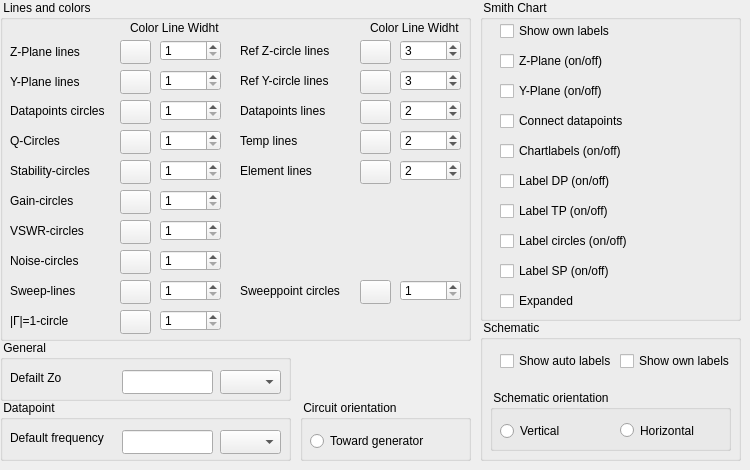
      <widget class="QWidget" name="tab">
       <attribute name="title">
        <string>Smith-Chart</string>
       </attribute>
       <widget class="QGroupBox" name="groupBox">
        <property name="geometry">
         <rect>
          <x>0</x>
          <y>0</y>
          <width>471</width>
          <height>341</height>
         </rect>
        </property>
        <property name="title">
         <string> Lines and colors</string>
        </property>
        <widget class="QLabel" name="label_11">
         <property name="geometry">
          <rect>
           <x>10</x>
           <y>40</y>
           <width>101</width>
           <height>24</height>
          </rect>
         </property>
         <property name="text">
          <string>Z-Plane lines</string>
         </property>
        </widget>
        <widget class="QLabel" name="label_13">
         <property name="geometry">
          <rect>
           <x>130</x>
           <y>20</y>
           <width>91</width>
           <height>16</height>
          </rect>
         </property>
         <property name="text">
          <string>Color Line Widht</string>
         </property>
        </widget>
        <widget class="QPushButton" name="ColourImpedance">
         <property name="geometry">
          <rect>
           <x>120</x>
           <y>40</y>
           <width>31</width>
           <height>24</height>
          </rect>
         </property>
         <property name="text">
          <string/>
         </property>
        </widget>
        <widget class="QSpinBox" name="spinBox">
         <property name="geometry">
          <rect>
           <x>160</x>
           <y>40</y>
           <width>61</width>
           <height>21</height>
          </rect>
         </property>
         <property name="minimum">
          <number>1</number>
         </property>
         <property name="maximum">
          <number>10</number>
         </property>
         <property name="singleStep">
          <number>1</number>
         </property>
         <property name="stepType">
          <enum>QAbstractSpinBox::DefaultStepType</enum>
         </property>
         <property name="value">
          <number>1</number>
         </property>
        </widget>
        <widget class="QLabel" name="label_12">
         <property name="geometry">
          <rect>
           <x>10</x>
           <y>70</y>
           <width>101</width>
           <height>24</height>
          </rect>
         </property>
         <property name="text">
          <string>Y-Plane lines</string>
         </property>
        </widget>
        <widget class="QPushButton" name="ColourAdmitance">
         <property name="geometry">
          <rect>
           <x>120</x>
           <y>70</y>
           <width>31</width>
           <height>24</height>
          </rect>
         </property>
         <property name="text">
          <string/>
         </property>
        </widget>
        <widget class="QSpinBox" name="spinBox_2">
         <property name="geometry">
          <rect>
           <x>160</x>
           <y>70</y>
           <width>61</width>
           <height>21</height>
          </rect>
         </property>
         <property name="minimum">
          <number>1</number>
         </property>
         <property name="maximum">
          <number>10</number>
         </property>
        </widget>
        <widget class="QPushButton" name="DatapointCirclesColor">
         <property name="geometry">
          <rect>
           <x>120</x>
           <y>100</y>
           <width>31</width>
           <height>24</height>
          </rect>
         </property>
         <property name="text">
          <string/>
         </property>
        </widget>
        <widget class="QSpinBox" name="spinBox_25">
         <property name="geometry">
          <rect>
           <x>160</x>
           <y>100</y>
           <width>61</width>
           <height>21</height>
          </rect>
         </property>
         <property name="minimum">
          <number>1</number>
         </property>
         <property name="maximum">
          <number>10</number>
         </property>
        </widget>
        <widget class="QLabel" name="label_27">
         <property name="geometry">
          <rect>
           <x>10</x>
           <y>100</y>
           <width>101</width>
           <height>21</height>
          </rect>
         </property>
         <property name="text">
          <string>Datapoints circles</string>
         </property>
        </widget>
        <widget class="QLabel" name="label_28">
         <property name="geometry">
          <rect>
           <x>10</x>
           <y>130</y>
           <width>101</width>
           <height>21</height>
          </rect>
         </property>
         <property name="text">
          <string>Q-Circles</string>
         </property>
        </widget>
        <widget class="QPushButton" name="pushButton_9">
         <property name="geometry">
          <rect>
           <x>120</x>
           <y>130</y>
           <width>31</width>
           <height>24</height>
          </rect>
         </property>
         <property name="text">
          <string/>
         </property>
        </widget>
        <widget class="QSpinBox" name="spinBox_26">
         <property name="geometry">
          <rect>
           <x>160</x>
           <y>130</y>
           <width>61</width>
           <height>21</height>
          </rect>
         </property>
         <property name="minimum">
          <number>1</number>
         </property>
         <property name="maximum">
          <number>10</number>
         </property>
        </widget>
        <widget class="QLabel" name="label_29">
         <property name="geometry">
          <rect>
           <x>10</x>
           <y>190</y>
           <width>101</width>
           <height>21</height>
          </rect>
         </property>
         <property name="text">
          <string>Gain-circles</string>
         </property>
        </widget>
        <widget class="QLabel" name="label_30">
         <property name="geometry">
          <rect>
           <x>10</x>
           <y>160</y>
           <width>101</width>
           <height>21</height>
          </rect>
         </property>
         <property name="text">
          <string>Stability-circles</string>
         </property>
        </widget>
        <widget class="QPushButton" name="pushButton_10">
         <property name="geometry">
          <rect>
           <x>120</x>
           <y>160</y>
           <width>31</width>
           <height>24</height>
          </rect>
         </property>
         <property name="text">
          <string/>
         </property>
        </widget>
        <widget class="QSpinBox" name="spinBox_27">
         <property name="geometry">
          <rect>
           <x>160</x>
           <y>190</y>
           <width>61</width>
           <height>21</height>
          </rect>
         </property>
         <property name="minimum">
          <number>1</number>
         </property>
         <property name="maximum">
          <number>10</number>
         </property>
        </widget>
        <widget class="QPushButton" name="pushButton_11">
         <property name="geometry">
          <rect>
           <x>120</x>
           <y>190</y>
           <width>31</width>
           <height>24</height>
          </rect>
         </property>
         <property name="text">
          <string/>
         </property>
        </widget>
        <widget class="QSpinBox" name="spinBox_28">
         <property name="geometry">
          <rect>
           <x>160</x>
           <y>160</y>
           <width>61</width>
           <height>21</height>
          </rect>
         </property>
         <property name="minimum">
          <number>1</number>
         </property>
         <property name="maximum">
          <number>10</number>
         </property>
        </widget>
        <widget class="QSpinBox" name="spinBox_29">
         <property name="geometry">
          <rect>
           <x>160</x>
           <y>220</y>
           <width>61</width>
           <height>21</height>
          </rect>
         </property>
         <property name="minimum">
          <number>1</number>
         </property>
         <property name="maximum">
          <number>10</number>
         </property>
        </widget>
        <widget class="QPushButton" name="pushButton_12">
         <property name="geometry">
          <rect>
           <x>120</x>
           <y>280</y>
           <width>31</width>
           <height>24</height>
          </rect>
         </property>
         <property name="text">
          <string/>
         </property>
        </widget>
        <widget class="QSpinBox" name="spinBox_30">
         <property name="geometry">
          <rect>
           <x>160</x>
           <y>280</y>
           <width>61</width>
           <height>21</height>
          </rect>
         </property>
         <property name="minimum">
          <number>1</number>
         </property>
         <property name="maximum">
          <number>10</number>
         </property>
        </widget>
        <widget class="QLabel" name="label_31">
         <property name="geometry">
          <rect>
           <x>10</x>
           <y>220</y>
           <width>101</width>
           <height>21</height>
          </rect>
         </property>
         <property name="text">
          <string>VSWR-circles</string>
         </property>
        </widget>
        <widget class="QPushButton" name="pushButton_13">
         <property name="geometry">
          <rect>
           <x>120</x>
           <y>220</y>
           <width>31</width>
           <height>24</height>
          </rect>
         </property>
         <property name="text">
          <string/>
         </property>
        </widget>
        <widget class="QSpinBox" name="spinBox_31">
         <property name="geometry">
          <rect>
           <x>160</x>
           <y>250</y>
           <width>61</width>
           <height>21</height>
          </rect>
         </property>
         <property name="minimum">
          <number>1</number>
         </property>
         <property name="maximum">
          <number>10</number>
         </property>
        </widget>
        <widget class="QLabel" name="label_32">
         <property name="geometry">
          <rect>
           <x>10</x>
           <y>310</y>
           <width>101</width>
           <height>21</height>
          </rect>
         </property>
         <property name="text">
          <string>|Г|=1-circle</string>
         </property>
        </widget>
        <widget class="QPushButton" name="pushButton_14">
         <property name="geometry">
          <rect>
           <x>120</x>
           <y>250</y>
           <width>31</width>
           <height>24</height>
          </rect>
         </property>
         <property name="text">
          <string/>
         </property>
        </widget>
        <widget class="QSpinBox" name="spinBox_32">
         <property name="geometry">
          <rect>
           <x>160</x>
           <y>310</y>
           <width>61</width>
           <height>21</height>
          </rect>
         </property>
         <property name="minimum">
          <number>1</number>
         </property>
         <property name="maximum">
          <number>10</number>
         </property>
        </widget>
        <widget class="QLabel" name="label_33">
         <property name="geometry">
          <rect>
           <x>10</x>
           <y>250</y>
           <width>101</width>
           <height>21</height>
          </rect>
         </property>
         <property name="text">
          <string>Noise-circles</string>
         </property>
        </widget>
        <widget class="QPushButton" name="pushButton_15">
         <property name="geometry">
          <rect>
           <x>120</x>
           <y>310</y>
           <width>31</width>
           <height>24</height>
          </rect>
         </property>
         <property name="text">
          <string/>
         </property>
        </widget>
        <widget class="QLabel" name="label_34">
         <property name="geometry">
          <rect>
           <x>10</x>
           <y>280</y>
           <width>101</width>
           <height>21</height>
          </rect>
         </property>
         <property name="text">
          <string>Sweep-lines</string>
         </property>
        </widget>
        <widget class="QLabel" name="label_35">
         <property name="geometry">
          <rect>
           <x>240</x>
           <y>40</y>
           <width>111</width>
           <height>21</height>
          </rect>
         </property>
         <property name="text">
          <string>Ref Z-circle lines</string>
         </property>
        </widget>
        <widget class="QPushButton" name="RefZColor">
         <property name="geometry">
          <rect>
           <x>360</x>
           <y>40</y>
           <width>31</width>
           <height>24</height>
          </rect>
         </property>
         <property name="text">
          <string/>
         </property>
        </widget>
        <widget class="QSpinBox" name="spinBox_43">
         <property name="geometry">
          <rect>
           <x>400</x>
           <y>40</y>
           <width>61</width>
           <height>21</height>
          </rect>
         </property>
         <property name="minimum">
          <number>1</number>
         </property>
         <property name="maximum">
          <number>10</number>
         </property>
         <property name="value">
          <number>3</number>
         </property>
        </widget>
        <widget class="QLabel" name="label_48">
         <property name="geometry">
          <rect>
           <x>240</x>
           <y>70</y>
           <width>111</width>
           <height>21</height>
          </rect>
         </property>
         <property name="text">
          <string>Ref Y-circle lines</string>
         </property>
        </widget>
        <widget class="QPushButton" name="RefYColor">
         <property name="geometry">
          <rect>
           <x>360</x>
           <y>70</y>
           <width>31</width>
           <height>24</height>
          </rect>
         </property>
         <property name="text">
          <string/>
         </property>
        </widget>
        <widget class="QSpinBox" name="spinBox_44">
         <property name="geometry">
          <rect>
           <x>400</x>
           <y>70</y>
           <width>61</width>
           <height>21</height>
          </rect>
         </property>
         <property name="minimum">
          <number>1</number>
         </property>
         <property name="maximum">
          <number>10</number>
         </property>
         <property name="value">
          <number>3</number>
         </property>
        </widget>
        <widget class="QSpinBox" name="spinBox_45">
         <property name="geometry">
          <rect>
           <x>400</x>
           <y>100</y>
           <width>61</width>
           <height>21</height>
          </rect>
         </property>
         <property name="minimum">
          <number>1</number>
         </property>
         <property name="maximum">
          <number>10</number>
         </property>
         <property name="value">
          <number>2</number>
         </property>
        </widget>
        <widget class="QPushButton" name="pushButton_27">
         <property name="geometry">
          <rect>
           <x>360</x>
           <y>100</y>
           <width>31</width>
           <height>24</height>
          </rect>
         </property>
         <property name="text">
          <string/>
         </property>
        </widget>
        <widget class="QPushButton" name="TempLinesColor">
         <property name="geometry">
          <rect>
           <x>360</x>
           <y>130</y>
           <width>31</width>
           <height>24</height>
          </rect>
         </property>
         <property name="text">
          <string/>
         </property>
        </widget>
        <widget class="QLabel" name="label_49">
         <property name="geometry">
          <rect>
           <x>240</x>
           <y>100</y>
           <width>111</width>
           <height>21</height>
          </rect>
         </property>
         <property name="text">
          <string>Datapoints lines</string>
         </property>
        </widget>
        <widget class="QLabel" name="label_50">
         <property name="geometry">
          <rect>
           <x>240</x>
           <y>130</y>
           <width>111</width>
           <height>21</height>
          </rect>
         </property>
         <property name="text">
          <string>Temp lines</string>
         </property>
        </widget>
        <widget class="QSpinBox" name="spinBox_46">
         <property name="geometry">
          <rect>
           <x>400</x>
           <y>130</y>
           <width>61</width>
           <height>21</height>
          </rect>
         </property>
         <property name="minimum">
          <number>1</number>
         </property>
         <property name="maximum">
          <number>10</number>
         </property>
         <property name="value">
          <number>2</number>
         </property>
        </widget>
        <widget class="QSpinBox" name="spinBox_47">
         <property name="geometry">
          <rect>
           <x>400</x>
           <y>160</y>
           <width>61</width>
           <height>21</height>
          </rect>
         </property>
         <property name="minimum">
          <number>1</number>
         </property>
         <property name="maximum">
          <number>10</number>
         </property>
         <property name="value">
          <number>2</number>
         </property>
        </widget>
        <widget class="QPushButton" name="pushButton_29">
         <property name="geometry">
          <rect>
           <x>360</x>
           <y>280</y>
           <width>31</width>
           <height>24</height>
          </rect>
         </property>
         <property name="text">
          <string/>
         </property>
        </widget>
        <widget class="QSpinBox" name="spinBox_48">
         <property name="geometry">
          <rect>
           <x>400</x>
           <y>280</y>
           <width>61</width>
           <height>21</height>
          </rect>
         </property>
         <property name="minimum">
          <number>1</number>
         </property>
         <property name="maximum">
          <number>10</number>
         </property>
        </widget>
        <widget class="QLabel" name="label_51">
         <property name="geometry">
          <rect>
           <x>240</x>
           <y>280</y>
           <width>111</width>
           <height>21</height>
          </rect>
         </property>
         <property name="text">
          <string>Sweeppoint circles</string>
         </property>
        </widget>
        <widget class="QPushButton" name="ElementLinesColor">
         <property name="geometry">
          <rect>
           <x>360</x>
           <y>160</y>
           <width>31</width>
           <height>24</height>
          </rect>
         </property>
         <property name="text">
          <string/>
         </property>
        </widget>
        <widget class="QLabel" name="label_52">
         <property name="geometry">
          <rect>
           <x>240</x>
           <y>160</y>
           <width>111</width>
           <height>21</height>
          </rect>
         </property>
         <property name="text">
          <string>Element lines</string>
         </property>
        </widget>
        <widget class="QLabel" name="label_53">
         <property name="geometry">
          <rect>
           <x>370</x>
           <y>20</y>
           <width>91</width>
           <height>16</height>
          </rect>
         </property>
         <property name="text">
          <string>Color Line Widht</string>
         </property>
        </widget>
       </widget>
       <widget class="QGroupBox" name="groupBox_2">
        <property name="geometry">
         <rect>
          <x>480</x>
          <y>0</y>
          <width>261</width>
          <height>321</height>
         </rect>
        </property>
        <property name="title">
         <string> Smith Chart</string>
        </property>
        <widget class="QCheckBox" name="checkBox_9">
         <property name="geometry">
          <rect>
           <x>20</x>
           <y>20</y>
           <width>141</width>
           <height>22</height>
          </rect>
         </property>
         <property name="text">
          <string>Show own labels</string>
         </property>
        </widget>
        <widget class="QCheckBox" name="checkBox_10">
         <property name="geometry">
          <rect>
           <x>20</x>
           <y>50</y>
           <width>141</width>
           <height>22</height>
          </rect>
         </property>
         <property name="text">
          <string>Z-Plane (on/off)</string>
         </property>
        </widget>
        <widget class="QCheckBox" name="checkBox_11">
         <property name="geometry">
          <rect>
           <x>20</x>
           <y>110</y>
           <width>141</width>
           <height>22</height>
          </rect>
         </property>
         <property name="text">
          <string>Connect datapoints</string>
         </property>
        </widget>
        <widget class="QCheckBox" name="checkBox_12">
         <property name="geometry">
          <rect>
           <x>20</x>
           <y>80</y>
           <width>141</width>
           <height>22</height>
          </rect>
         </property>
         <property name="text">
          <string>Y-Plane (on/off)</string>
         </property>
        </widget>
        <widget class="QCheckBox" name="checkBox_13">
         <property name="geometry">
          <rect>
           <x>20</x>
           <y>230</y>
           <width>141</width>
           <height>22</height>
          </rect>
         </property>
         <property name="text">
          <string>Label circles (on/off)</string>
         </property>
        </widget>
        <widget class="QCheckBox" name="checkBox_14">
         <property name="geometry">
          <rect>
           <x>20</x>
           <y>140</y>
           <width>141</width>
           <height>22</height>
          </rect>
         </property>
         <property name="text">
          <string>Chartlabels (on/off)</string>
         </property>
        </widget>
        <widget class="QCheckBox" name="checkBox_15">
         <property name="geometry">
          <rect>
           <x>20</x>
           <y>200</y>
           <width>141</width>
           <height>22</height>
          </rect>
         </property>
         <property name="text">
          <string>Label TP (on/off)</string>
         </property>
        </widget>
        <widget class="QCheckBox" name="checkBox_16">
         <property name="geometry">
          <rect>
           <x>20</x>
           <y>170</y>
           <width>141</width>
           <height>22</height>
          </rect>
         </property>
         <property name="text">
          <string>Label DP (on/off)</string>
         </property>
        </widget>
        <widget class="QCheckBox" name="checkBox_17">
         <property name="geometry">
          <rect>
           <x>20</x>
           <y>260</y>
           <width>141</width>
           <height>22</height>
          </rect>
         </property>
         <property name="text">
          <string>Label SP (on/off)</string>
         </property>
        </widget>
        <widget class="QCheckBox" name="checkBox_18">
         <property name="geometry">
          <rect>
           <x>20</x>
           <y>290</y>
           <width>141</width>
           <height>22</height>
          </rect>
         </property>
         <property name="text">
          <string>Expanded</string>
         </property>
        </widget>
       </widget>
       <widget class="QGroupBox" name="groupBox_3">
        <property name="geometry">
         <rect>
          <x>0</x>
          <y>340</y>
          <width>291</width>
          <height>61</height>
         </rect>
        </property>
        <property name="title">
         <string> General</string>
        </property>
        <widget class="QLabel" name="label_14">
         <property name="geometry">
          <rect>
           <x>10</x>
           <y>30</y>
           <width>101</width>
           <height>16</height>
          </rect>
         </property>
         <property name="text">
          <string>Defailt Zo</string>
         </property>
        </widget>
        <widget class="QComboBox" name="z0ComboBox">
         <property name="geometry">
          <rect>
           <x>220</x>
           <y>30</y>
           <width>61</width>
           <height>24</height>
          </rect>
         </property>
        </widget>
        <widget class="QLineEdit" name="z0lineEdit">
         <property name="geometry">
          <rect>
           <x>122</x>
           <y>30</y>
           <width>91</width>
           <height>24</height>
          </rect>
         </property>
        </widget>
       </widget>
       <widget class="QGroupBox" name="groupBox_4">
        <property name="geometry">
         <rect>
          <x>0</x>
          <y>400</y>
          <width>291</width>
          <height>61</height>
         </rect>
        </property>
        <property name="title">
         <string> Datapoint</string>
        </property>
        <widget class="QLabel" name="label_15">
         <property name="geometry">
          <rect>
           <x>10</x>
           <y>30</y>
           <width>101</width>
           <height>16</height>
          </rect>
         </property>
         <property name="text">
          <string>Default frequency</string>
         </property>
        </widget>
        <widget class="QComboBox" name="frequencyComboBox">
         <property name="geometry">
          <rect>
           <x>220</x>
           <y>30</y>
           <width>61</width>
           <height>24</height>
          </rect>
         </property>
        </widget>
        <widget class="QLineEdit" name="frequencyLineEdit">
         <property name="geometry">
          <rect>
           <x>122</x>
           <y>30</y>
           <width>91</width>
           <height>24</height>
          </rect>
         </property>
        </widget>
       </widget>
       <widget class="QGroupBox" name="groupBox_5">
        <property name="geometry">
         <rect>
          <x>300</x>
          <y>400</y>
          <width>171</width>
          <height>61</height>
         </rect>
        </property>
        <property name="title">
         <string> Circuit orientation</string>
        </property>
        <widget class="QRadioButton" name="radioButton">
         <property name="geometry">
          <rect>
           <x>10</x>
           <y>30</y>
           <width>121</width>
           <height>22</height>
          </rect>
         </property>
         <property name="text">
          <string>Toward generator</string>
         </property>
        </widget>
       </widget>
       <widget class="QGroupBox" name="groupBox_10">
        <property name="geometry">
         <rect>
          <x>480</x>
          <y>320</y>
          <width>261</width>
          <height>141</height>
         </rect>
        </property>
        <property name="title">
         <string> Schematic</string>
        </property>
        <widget class="QGroupBox" name="groupBox_11">
         <property name="geometry">
          <rect>
           <x>10</x>
           <y>70</y>
           <width>241</width>
           <height>61</height>
          </rect>
         </property>
         <property name="title">
          <string> Schematic orientation</string>
         </property>
         <widget class="QRadioButton" name="radioButton_2">
          <property name="geometry">
           <rect>
            <x>10</x>
            <y>30</y>
            <width>91</width>
            <height>22</height>
           </rect>
          </property>
          <property name="text">
           <string>Vertical</string>
          </property>
         </widget>
         <widget class="QRadioButton" name="radioButton_3">
          <property name="geometry">
           <rect>
            <x>130</x>
            <y>30</y>
            <width>91</width>
            <height>21</height>
           </rect>
          </property>
          <property name="text">
           <string>Horizontal</string>
          </property>
         </widget>
        </widget>
        <widget class="QCheckBox" name="checkBox_7">
         <property name="geometry">
          <rect>
           <x>20</x>
           <y>30</y>
           <width>111</width>
           <height>22</height>
          </rect>
         </property>
         <property name="text">
          <string>Show auto labels</string>
         </property>
        </widget>
        <widget class="QCheckBox" name="checkBox_8">
         <property name="geometry">
          <rect>
           <x>140</x>
           <y>30</y>
           <width>111</width>
           <height>22</height>
          </rect>
         </property>
         <property name="text">
          <string>Show own labels</string>
         </property>
        </widget>
       </widget>
      </widget>
